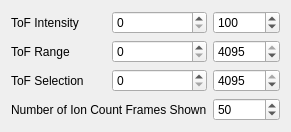
     <widget class="QWidget" name="gridLayoutWidget_10">
      <property name="geometry">
       <rect>
        <x>10</x>
        <y>520</y>
        <width>281</width>
        <height>108</height>
       </rect>
      </property>
      <layout class="QGridLayout" name="gridLayout_10">
       <item row="0" column="1">
        <widget class="QSpinBox" name="_min_y">
         <property name="maximum">
          <number>100000</number>
         </property>
         <property name="value">
          <number>0</number>
         </property>
        </widget>
       </item>
       <item row="0" column="2">
        <widget class="QSpinBox" name="_max_y">
         <property name="minimum">
          <number>1</number>
         </property>
         <property name="maximum">
          <number>100000</number>
         </property>
         <property name="value">
          <number>100</number>
         </property>
        </widget>
       </item>
       <item row="2" column="1">
        <widget class="QSpinBox" name="_min_x">
         <property name="maximum">
          <number>4094</number>
         </property>
         <property name="value">
          <number>0</number>
         </property>
        </widget>
       </item>
       <item row="2" column="2">
        <widget class="QSpinBox" name="_max_x">
         <property name="minimum">
          <number>1</number>
         </property>
         <property name="maximum">
          <number>4095</number>
         </property>
         <property name="value">
          <number>4095</number>
         </property>
        </widget>
       </item>
       <item row="1" column="0">
        <widget class="QLabel" name="label_24">
         <property name="text">
          <string>ToF Range</string>
         </property>
        </widget>
       </item>
       <item row="0" column="0">
        <widget class="QLabel" name="label_22">
         <property name="text">
          <string>ToF Intensity</string>
         </property>
        </widget>
       </item>
       <item row="2" column="0">
        <widget class="QLabel" name="label_26">
         <property name="text">
          <string>ToF Selection</string>
         </property>
        </widget>
       </item>
       <item row="1" column="1">
        <widget class="QSpinBox" name="_tof_range_min">
         <property name="maximum">
          <number>4094</number>
         </property>
        </widget>
       </item>
       <item row="1" column="2">
        <widget class="QSpinBox" name="_tof_range_max">
         <property name="maximum">
          <number>4095</number>
         </property>
         <property name="value">
          <number>4095</number>
         </property>
        </widget>
       </item>
       <item row="3" column="0" colspan="2">
        <widget class="QLabel" name="label_36">
         <property name="text">
          <string>Number of Ion Count Frames Shown</string>
         </property>
        </widget>
       </item>
       <item row="3" column="2">
        <widget class="QSpinBox" name="_nofs">
         <property name="minimum">
          <number>10</number>
         </property>
         <property name="maximum">
          <number>1000</number>
         </property>
         <property name="value">
          <number>50</number>
         </property>
        </widget>
       </item>
      </layout>
     </widget>
